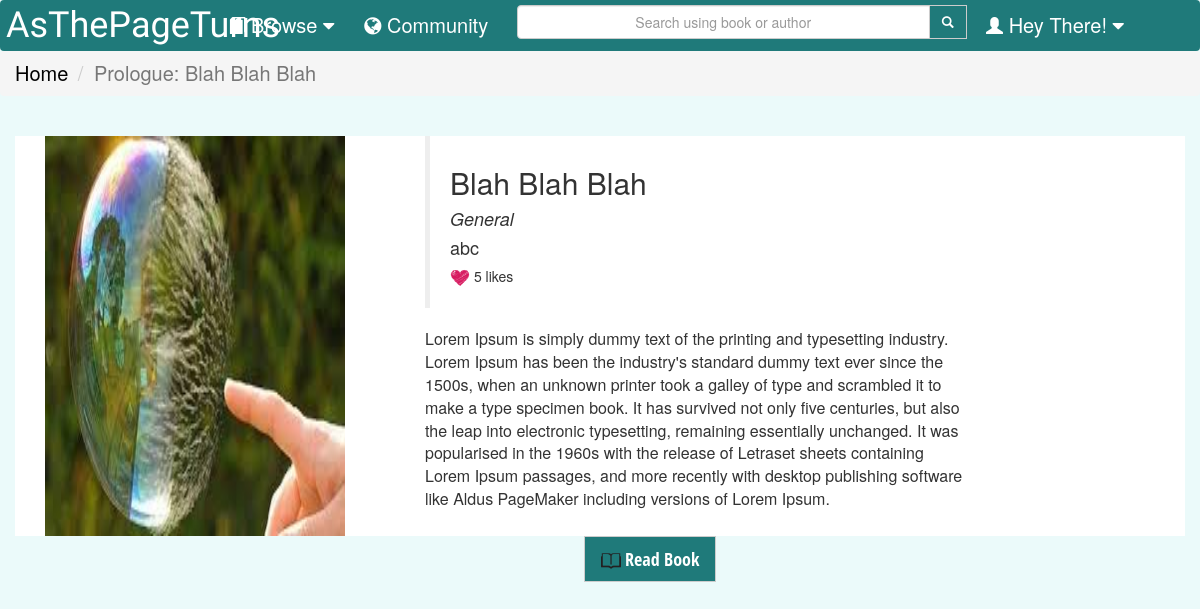
The page /main/prologue/1/abc on the database its author committed.
### Home/models.py (models this page shows, shortened)
class Book(models.Model):
	author = models.ForeignKey(User,on_delete=models.CASCADE)
	bok_id = models.AutoField(primary_key=True)
	title = models.CharField(max_length=50,default='Blah Blah Blah')
	genre = models.IntegerField(default=10)
	coverpage = models.ImageField(upload_to='coverpage', null=True, blank=True)
	prologue = models.TextField(max_length=1000,default='No Prologue available')
	publish = models.BooleanField(default=False)
	no_of_likes = models.PositiveIntegerField(default=0)

class Genre(models.Model):
	genre_id = models.IntegerField(default=10)
	genre = models.CharField(max_length=20,default='General')

### Home/views.py (the view)
# urls.py: url(r'^prologue/(?P<bok_id>\d+)/(?P<author>\w+)$', views.Prologue, name='prologue'),
def Prologue(request,bok_id, author):
    book = Book.objects.get(bok_id=bok_id)
    userr = User.objects.get(username=author)
    gen = Genre.objects.all()
    if request.user.is_authenticated():
        pc = PersonalCollection.objects.filter(id_book=bok_id).filter(user_coll=request.user)
        lik = LikedBook.objects.filter(user=request.user).filter(book=book)
        if lik:
            liked = True
        else:
            liked = False
        return render(request, 'Home/prologue.html',{'book': book, 'gen': gen, 'userr': userr, 'pc': pc, 'liked': liked,'author':author})
    else:
        return render(request, 'Home/prologue.html', {'book': book, 'gen': gen, 'userr': userr,'author':author})

### Home/templates/Home/prologue.html (shortened to what this page needs)
{% extends 'Home/base.html' %}
{% load staticfiles %}
{% block css %}
        <link rel="stylesheet" type="text/css" href="{% static 'Home/profilecss.css'%}">
{% endblock %}
{% block body %}
<ol class="breadcrumb">
    <li><a href="{% url 'Home:home' %}">Home</a></li>
    <li class="active">Prologue: {{book.title}}</li>
</ol>
<div class="container" id="prologuebox">
        <div class="col-md-4">
            <img id="prologuepic" src="{{ book.coverpage.url }}"/>
        </div>
        <div class="col-md-6">
            <blockquote>
                <h2>{{book.title}}</h2>
                <cite>
                        {% for g in gen %}
                            {% if g.genre_id == book.genre %}
                                <h4>{{g.genre}}</h4>
                            {% endif %}
                        {% endfor %}
                </cite>
                {% if user.is_authenticated %}
                        <h4><a href="{% url 'Home:other_user' author %}">{{author}}</a></h4>
                {% else %}
                        <h4>{{userr.username}}</h4>
                 {% endif %}
                 <h5><img src="{% static 'Home/images/like.png'%}" style="width: 20px; height: 20px"> {{book.no_of_likes}} likes</h5>
            </blockquote>
            <p>{{book.prologue}}</p>
        </div>
</div>
        <div class="col-md-9 col-md-offset-2 text-center">
                {% if user.is_authenticated %}
                        <a href="{% url 'Home:readbook' book.bok_id %}" class="btn btn-default secondary-bg btn-lg"><img src="{% static 'Home/images/read.png'%}" style="width: 20px; height: 20px"> Read Book</a>
                        {% if pc %}
                            <a href="{% url 'Home:mycollection' %}" class="btn btn-default page-scroll primary-bg btn-lg"><img src="{% static 'Home/images/done.png'%}" style="width: 20px; height: 20px"> In library </a>
                        {% else %}
                            <a href="{% url 'Home:add' book.bok_id %}" class="btn btn-default page-scroll primary-bg btn-lg"><img src="{% static 'Home/images/add.png'%}" style="width: 20px; height: 20px"> Add to Library </a>
                        {% endif %}
                        {% if liked == True %}
                            <a href="{% url 'Home:unlike' book.bok_id %}" class="btn btn-default page-scroll primary-bg btn-lg"><img src="{% static 'Home/images/unlike.png'%}" style="width: 20px; height: 20px"> Unlike </a>
                        {% else %}
                            <a href="{% url 'Home:like' book.bok_id %}" class="btn btn-default page-scroll primary-bg btn-lg"><img src="{% static 'Home/images/like.png'%}" style="width: 20px; height: 20px"> Like </a>
                        {% endif %}
                {% else %}
                        <a href="{% url 'Home:log_in' %}" class="btn btn-default page-scroll primary-bg btn-lg"><img src="{% static 'Home/images/read.png'%}" style="width: 20px; height: 20px"> Read Book</a>
                {% endif %}
        </div>
{% endblock %}

### Home/static/Home/basecss.css (style rules this page uses)
*, *:after, *:before { -webkit-box-sizing: border-box; -moz-box-sizing: border-box; box-sizing: border-box; }
body, html { font-size: 100%; padding: 0; margin: 0; }
li, #placeholder { font-size: 20px; }
a { color: black; }
body { background-color: #ebfafa; margin:0; height:100%; }
.btn-default { color: white; background-color: #1f7a7a; }

### Home/static/Home/profilecss.css (style rules this page uses)
.btn { border-radius:0; font-family: 'Open Sans Condensed', sans-serif, sans-serif; margin-bottom:15px; }
.primary-bg { background-color:#1f7a7a; color:#fff; }
#prologuebox { margin-top: 40px; background-color: white; }
#prologuepic { height: 400px; width: 300px; margin-left: 0; }

### rows shown on the page
Book: title "Blah Blah Blah", coverpage (picture), no_of_likes "5", prologue "Lorem Ipsum is simply dummy text of the printing and typesetting industry. Lorem Ipsum has been the industry's standard dummy text ever since the 1500s, when an unknown printer took a galley of type and scrambled it to make a type specimen book. It has survived not only five centuries, but also the leap into electronic typesetting, remaining essentially unchanged. It was popularised in the 1960s with the release of Letraset sheets containing Lorem Ipsum passages, and more recently with desktop publishing software like Aldus PageMaker including versions of Lorem Ipsum."
Genre: genre "General"

### other values the page prints
{{ userr.username }} "abc"
